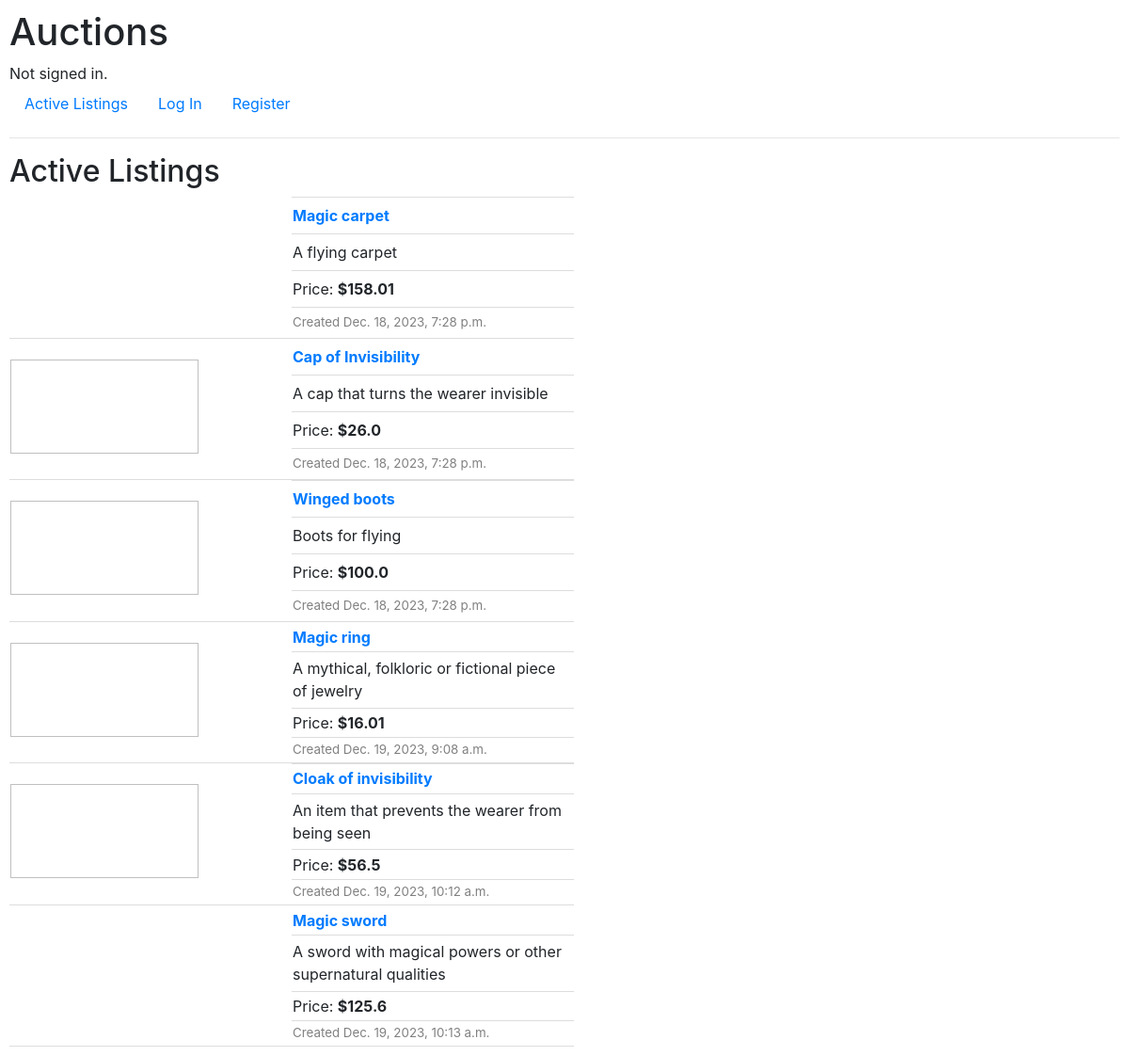
The page / on the database its author committed.
### auctions/models.py (models this page shows, shortened)
class Listing(models.Model):
    title = models.CharField(max_length=64)
    description = models.TextField()
    starting_bid = models.FloatField(default=0)
    image_url = models.URLField(blank=True)
    category = models.ForeignKey(Category, on_delete=models.CASCADE, blank=True, null=True, related_name="category")
    user = models.ForeignKey(User, on_delete=models.CASCADE, blank=True, null=True, related_name="seller")
    active = models.BooleanField(default=True)
    watchlist = models.ManyToManyField(User, blank=True, related_name="watchlist")
    time = models.DateTimeField(db_default=Now())

### auctions/views.py (the view)
# urls.py: path("", views.index, name="index"),
def index(request):
    try:
        count = len(request.user.watchlist.all())
        return render(request, "auctions/index.html", {
            "listings": Listing.objects.filter(active=True),
            "count": count
        })
    except AttributeError:
        return render(request, "auctions/index.html", {
            "listings": Listing.objects.filter(active=True),
        })

### auctions/templates/auctions/index.html
{% extends "auctions/layout.html" %}
{% block body %}
    <h2>Active Listings</h2>
    {% for item in listings %}
    <table style="border-collapse: collapse;">
        <tr style="border-bottom: 1px solid #ddd;">
            <td rowspan="5" width="300px" height="150px">
                <embed type="image/jpg" src="{{ item.image_url }}" width="200" height="100">
            </td>
        </tr>
        <tr>
            <td width="300px"><b><a href="{% url 'listing' item.id %}">{{ item.title }}</a></b></td>
        </tr>
        <tr>
            <td width="300px">{{ item.description}}</td>
        </tr>
        <tr>
            <td width="300px">Price: <strong>${{ item.starting_bid}}</strong></td>
        </tr>
        <tr>
            <td width="300px" style="color: grey; font-size: smaller;">Created {{ item.time}}</td>
        </tr>
    </table>
    {% endfor %}
{% endblock %}

### auctions/templates/auctions/layout.html (shortened to what this page needs)
{% load static %}
<!DOCTYPE html>
<html lang="en">
    <head>
        <link rel="stylesheet" href="https://stackpath.bootstrapcdn.com/bootstrap/4.4.1/css/bootstrap.min.css">
        <link href="{% static 'auctions/styles.css' %}" rel="stylesheet">
    </head>
    <body>
        <h1>Auctions</h1>
        <div>
            {% if user.is_authenticated %}
                Signed in as <strong>{{ user.username }}</strong>.
            {% else %}
                Not signed in.
            {% endif %}
        </div>
        <ul class="nav">
            <li class="nav-item">
                <a class="nav-link" href="{% url 'index' %}">Active Listings</a>
            </li>
            {% if user.is_authenticated %}
                <li class="nav-item">
                    <a class="nav-link" href="{% url 'categories' %}">Categories</a>
                </li>
                <li class="nav-item">
                        <a class="nav-link" href="{% url 'watchlist' %}">Watchlist<span class="badge bg-warning text-dark">{{ count }}</span></a>
                    </li>
                <li class="nav-item">
                    <a class="nav-link" href="{% url 'create' %}">Create Listing</a>
                </li>
                <li class="nav-item">
                    <a class="nav-link" href="{% url 'logout' %}">Log Out</a>
                </li>
            {% else %}
                <li class="nav-item">
                    <a class="nav-link" href="{% url 'login' %}">Log In</a>
                </li>
                <li class="nav-item">
                    <a class="nav-link" href="{% url 'register' %}">Register</a>
                </li>
            {% endif %}
        </ul>
        <hr>
        {% block body %}
        {% endblock %}
    </body>
</html>

### auctions/static/auctions/styles.css (style rules this page uses)
body { padding: 10px; }
tr { border-bottom: 1px solid #ddd; }

### rows shown on the page
Listing: title "Magic carpet", description "A flying carpet", starting_bid "158.01", time "Dec. 18, 2023, 7:28 p.m."
Listing: title "Cap of Invisibility", description "A cap that turns the wearer invisible", starting_bid "26.0", time "Dec. 18, 2023, 7:28 p.m."
Listing: title "Winged boots", description "Boots for flying", starting_bid "100.0", time "Dec. 18, 2023, 7:28 p.m."
Listing: title "Magic ring", description "A mythical, folkloric or fictional piece of jewelry", starting_bid "16.01", time "Dec. 19, 2023, 9:08 a.m."
Listing: title "Cloak of invisibility", description "An item that prevents the wearer from being seen", starting_bid "56.5", time "Dec. 19, 2023, 10:12 a.m."
Listing: title "Magic sword", description "A sword with magical powers or other supernatural qualities", starting_bid "125.6", time "Dec. 19, 2023, 10:13 a.m."
